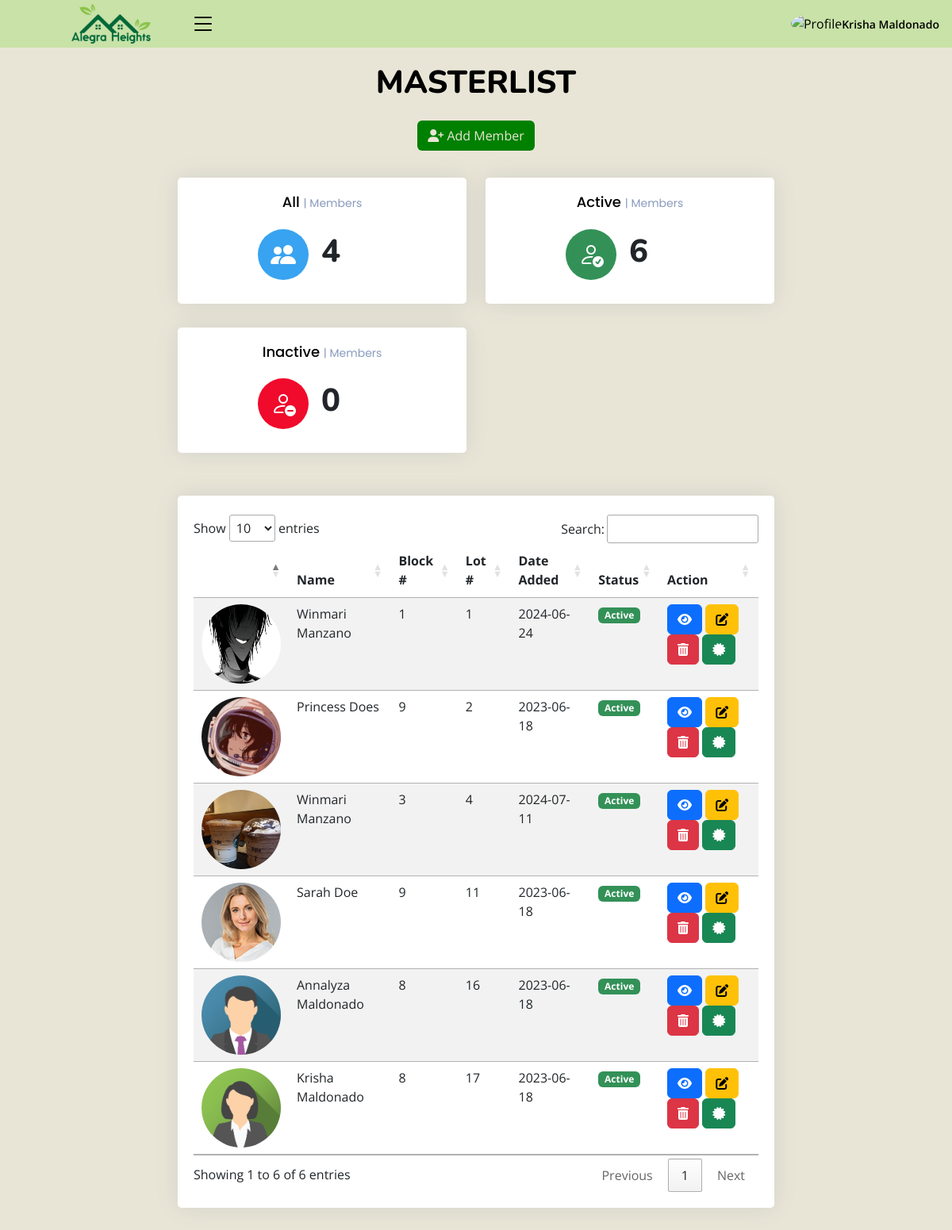
/admin/masterlist.php (signed in), run on the app's committed database.
### tables this page shows
CREATE TABLE `members` (
  `id` int(10) NOT NULL,
  `block_number` int(10) NOT NULL,
  `lot_number` int(10) NOT NULL,
  `first_name` varchar(100) NOT NULL,
  `mid_name` varchar(250) NOT NULL,
  `last_name` varchar(100) NOT NULL,
  `gender` varchar(250) NOT NULL,
  `contact` varchar(250) NOT NULL,
  `username` varchar(250) NOT NULL,
  `password` varchar(250) NOT NULL,
  `user_image` varchar(250) NOT NULL,
  `status` int(11) NOT NULL DEFAULT 1,
  `date_added` date DEFAULT current_timestamp(),
  `household_id` int(11) DEFAULT NULL,
  `membership_plan` varchar(255) DEFAULT 'Monthly',
  `residence_type` varchar(255) DEFAULT 'Homeowner',
  `lot_type` varchar(255) DEFAULT NULL,
  `award_type` varchar(255) DEFAULT NULL
);

### admin/class/adminback.php (called while the page is built, shortened)
<?php
class  adminback
{
    private $connection;
    function __construct()
    {
        $dbhost = "localhost";
        $dbuser = "root";
        $dbpass = "";
        $dbname = "alegra_heights_db";
        $this->connection = mysqli_connect($dbhost, $dbuser, $dbpass, $dbname);
    }
    function display_member()
    {
        $query = "SELECT * FROM `members` ORDER BY `lot_number` ASC";
        if (mysqli_query($this->connection, $query)) {
            $mem_info = mysqli_query($this->connection, $query);
            return $mem_info;
        }
    }
}

### admin/masterlist.php (the view, shortened to what this page needs)
<?php
include_once("class/adminback.php");
include_once("class/db.php");
$obj = new adminback();
$members = $obj->display_member();
?>
<!DOCTYPE html>
<html lang="en">
<?php include('header.php')?>
    <link rel="stylesheet" href="https://cdn.datatables.net/1.13.4/css/jquery.dataTables.min.css">
    <link rel="stylesheet" href="https://cdn.datatables.net/searchpanes/2.1.2/css/searchPanes.dataTables.min.css">
    <link rel="stylesheet" href="https://cdn.datatables.net/searchpanes/2.1.2/js/dataTables.searchPanes.min.js">
<body class="toggle-sidebar">
<?php include('headnav.php')?>
<main id="main" class="main">
<div class="pagetitle">
  <h1>MASTERLIST</h1>
  <br>
  <button style="color:#e9e5d6; background-color: #008000;" type="button" data-bs-toggle="modal" data-bs-target="#verticalycentered" class="btn"><i class="fa-solid fa-user-plus"></i> Add Member</button>
</div>
<br>
<section class="section dashboard">
  <div class="row">
    <div style="margin: auto;" class="col-lg-8">
    <div class="row">
  <div style="text-align: center;" class="col-xxl-4 col-md-6">
              <div class="card info-card sales-card">
                <div  class="card-body">
                  <h5 class="card-title">All <span>| Members</span></h5>
                  <div style="margin-left: 25%;" class="d-flex align-items-center">
                    <div style="background-color: #38a3f1; color: white; " class="card-icon rounded-circle d-flex align-items-center justify-content-center">
                    <i class="bi bi-people-fill"></i>
                    </div>
                    <div class="ps-3">
                    <?php
    $sql = "SELECT * from projects";
      if ($result = mysqli_query($conn, $sql)) {
      $rowcount = mysqli_num_rows( $result );
      }
      ?>
                      <h1 style="font-weight: 800;"><?php echo $rowcount ?></h1>
                    </div>
                  </div>
                </div>
              </div>
            </div>
            <div style="text-align: center;" class="col-xxl-4 col-md-6">
              <div class="card info-card sales-card">
                <div  class="card-body">
                  <h5 class="card-title">Active <span>| Members</span></h5>
                  <div style="margin-left: 25%;" class="d-flex align-items-center">
                    <div style="background-color: rgb(51, 145, 87); color: white; " class="card-icon rounded-circle d-flex align-items-center justify-content-center">
                    <i class="bi bi-person-check"></i>
                    </div>
                    <div class="ps-3">
                    <?php
    $sql = "SELECT * from members WHERE status = 1";
      if ($result = mysqli_query($conn, $sql)) {
      $rowcount = mysqli_num_rows( $result );
      }
      ?>
                      <h1 style="font-weight: 800;"><?php echo $rowcount ?></h1>
                    </div>
                  </div>
                </div>
              </div>
            </div>
            <div style="text-align: center;" class="col-xxl-4 col-md-6">
              <div class="card info-card sales-card">
                <div  class="card-body">
                  <h5 class="card-title">Inactive <span>| Members</span></h5>
                  <div style="margin-left: 25%;" class="d-flex align-items-center">
                    <div style="background-color:  rgb(240, 10, 44); color: white; " class="card-icon rounded-circle d-flex align-items-center justify-content-center">
                    <i class="bi bi-person-dash"></i>
                    </div>
                    <div class="ps-3">
                    <?php
    $sql = "SELECT * from members where status = 0";
      if ($result = mysqli_query($conn, $sql)) {
      $rowcount = mysqli_num_rows( $result );
      }
      ?>
                      <h1 style="font-weight: 800;"><?php echo $rowcount ?></h1>
                    </div>
                  </div>
                </div>
              </div>
            </div>
</div>
<br>
      <div class="card">
        <div class="card-body">
            <br>
          <div class="table-wrapper">
          <table id="example" class="table table-striped table-hover datatable">
            <thead>
                <th scope="col"></th>
                <th scope="col">Name</th>
                <th scope="col">Block #</th>
                <th scope="col">Lot #</th>
                <th scope="col">Date Added</th>
                <th scope="col">Status</th>
                <th scope="col">Action</th>
            </thead>
            <tbody>
            <?php
    while ($mem = mysqli_fetch_assoc($members)){
        ?>
              <tr>
                <th scope="row"><img style="border-radius: 50%; width: 100px; height: 100px;" src="user_img/<?php echo $mem['user_image']; ?>" alt=""></th>
                <td><?php echo $mem['first_name']." ".$mem['last_name'] ?></td>
                <td><?php echo $mem['block_number']; ?></td>
                <td><?php echo $mem['lot_number']; ?></td>
                <td><?php echo $mem['date_added']; ?></td>
                <td>
                <?php
                            if($mem['status'] == 1){
                              echo "<span class='badge' style='text-align:center; background-color: rgb(51, 145, 87);'>Active</span>";
                            }
                            elseif($mem['status'] =='0'){
                                echo "<span class='badge' style='text-align:center; background-color: rgb(240, 10, 44);'>Inactive</span>";
                              }
                          ?>
                </td>
                <td>
                <a href="view_member.php?status=view&&id=<?php echo $mem['id'] ?>" type="button" class="btn btn-primary"><i class="fa-solid fa-eye"></i></a>
                <a href="view_member.php?status=view&&id=<?php echo $mem['id'] ?>" type="button" class="btn btn-warning"><i class="fa-solid fa-pen-to-square"></i></a>
                <a href="?status=delete&&id=<?php echo $mem['id'] ?>" onclick="return confirm('Are you sure you want to delete this member? NOTE: This action cannot be undone.')"  type="button" class="btn btn-danger"><i class="fa-solid fa-trash-can"></i></button></a>
                <a href="generate_certificate.php?id=<?php echo $mem['id'] ?>" type="button" class="btn btn-success"><i class="fa-solid fa-certificate"></i></a>
              </td>
              </tr>
            <?php
            }
              ?>
            </tbody>
          </table>
          </div>
        </div>
      </div>
    </div>
  </div>
</section>
</main>
</body>
</html>

### admin/assets/css/style.css (style rules this page uses)
:root { scroll-behavior: smooth; }
body { font-family: "Open Sans", sans-serif; background: #E9E5D6; color: #000000; }
a { color: #4154f1; text-decoration: none; }
h1, h2, h3, h4, h5, h6 { font-family: "Nunito", sans-serif; }
#main { margin-top: 60px; padding: 20px 30px; transition: all 0.3s; }
.pagetitle { margin-bottom: 10px; text-align: center; }
.pagetitle h1 { font-size: 40px; margin-bottom: 0; font-weight: 800; color: #000000; }
.card { margin-bottom: 30px; border: none; border-radius: 5px; box-shadow: 0px 0 30px rgba(1, 41, 112, 0.1); }
.card-title { padding: 20px 0 15px 0; font-size: 18px; font-weight: 500; color: #000000; font-family: "Poppins", sans-serif; }
.card-title span { color: #899bbd; font-size: 14px; font-weight: 400; }
.card-body { padding: 0 20px 20px 20px; }
@media (min-width: 1200px) { #main, #footer { margin-left: 300px; } }
@media (min-width: 1200px) { .toggle-sidebar #main, .toggle-sidebar #footer { margin-left: 0; } }
.dashboard .info-card { padding-bottom: 10px; }
.dashboard .card-icon { font-size: 32px; line-height: 0; width: 64px; height: 64px; flex-shrink: 0; flex-grow: 0; }
.dashboard .sales-card .card-icon { color: #4154f1; background: #f6f6fe; }

### data on the page
members: user_image (picture), first_name "Winmari", last_name "Manzano", block_number "1", lot_number "1", date_added "2024-06-24", status "Active"
members: user_image (picture), first_name "Princess", last_name "Does", block_number "9", lot_number "2", date_added "2023-06-18", status "Active"
members: user_image (picture), first_name "Winmari", last_name "Manzano", block_number "3", lot_number "4", date_added "2024-07-11", status "Active"
members: user_image (picture), first_name "Sarah", last_name "Doe", block_number "9", lot_number "11", date_added "2023-06-18", status "Active"
members: user_image (picture), first_name "Annalyza", last_name "Maldonado", block_number "8", lot_number "16", date_added "2023-06-18", status "Active"
members: user_image (picture), first_name "Krisha", last_name "Maldonado", block_number "8", lot_number "17", date_added "2023-06-18", status "Active"

### other printed values
$_SESSION['name'] "Krisha Maldonado"
$rowcount "4"
$rowcount "6"
$rowcount "0"
